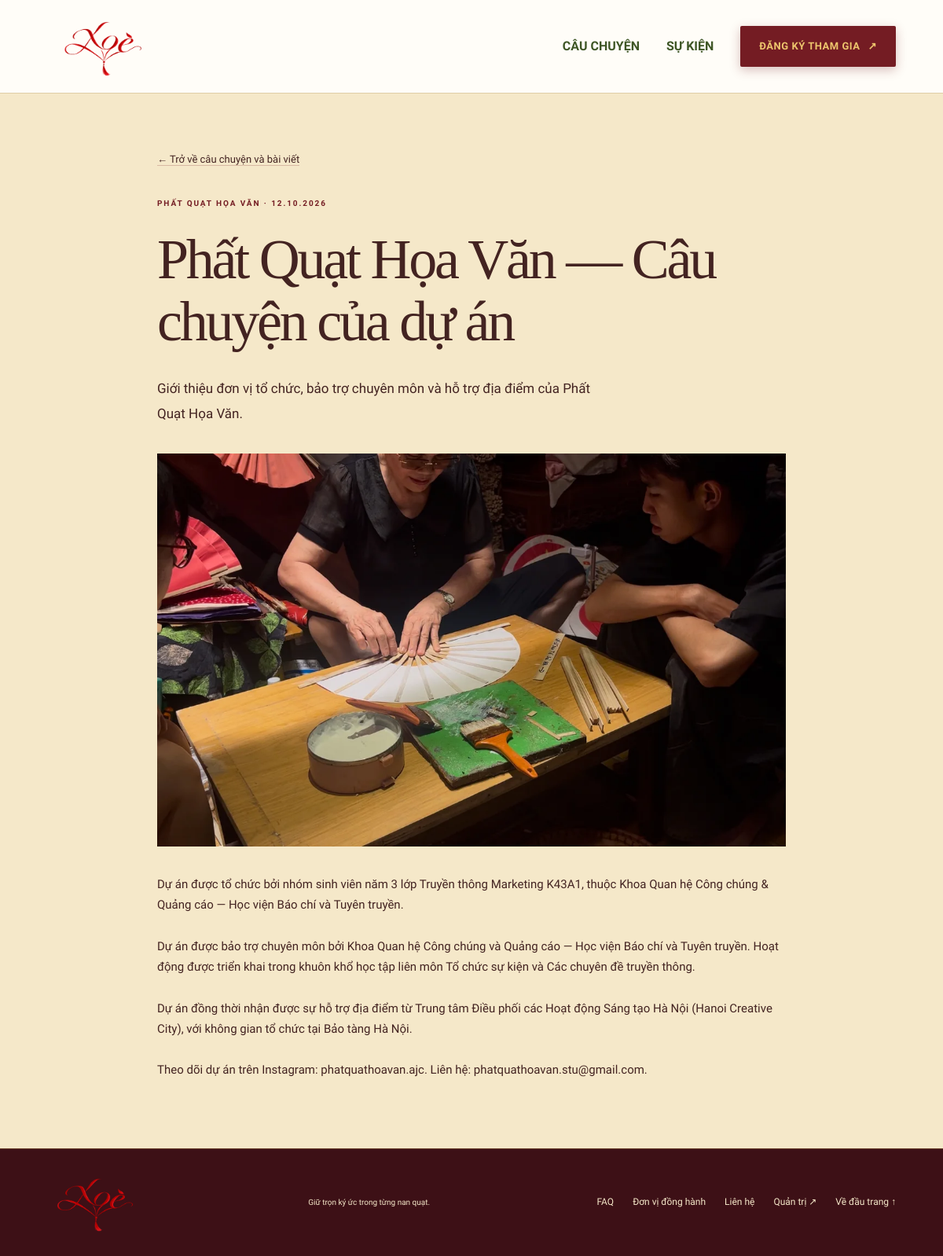
/post.php?id=2, run on the app's committed database.
### tables this page shows
CREATE TABLE IF NOT EXISTS posts (
 id INT UNSIGNED AUTO_INCREMENT PRIMARY KEY,
 title VARCHAR(180) NOT NULL, excerpt VARCHAR(500) NOT NULL,
 show_on_home TINYINT(1) NOT NULL DEFAULT 0,
 body_format VARCHAR(10) NOT NULL DEFAULT 'plain',
 body MEDIUMTEXT NOT NULL, image VARCHAR(255) NOT NULL DEFAULT 'assets/village.jpg',
 published TINYINT(1) NOT NULL DEFAULT 0,
 created_at TIMESTAMP DEFAULT CURRENT_TIMESTAMP,
 updated_at TIMESTAMP DEFAULT CURRENT_TIMESTAMP ON UPDATE CURRENT_TIMESTAMP
);

### public/post.php (the view, shortened to what this page needs)
<?php
require __DIR__ . '/../app/bootstrap.php';
$id = filter_input(INPUT_GET, 'id', FILTER_VALIDATE_INT); $post = false;
try { if ($id && $id > 0) { $q = db()->prepare('SELECT * FROM posts WHERE id=? AND published=1'); $q->execute([$id]); $post = $q->fetch(); } }
catch (PDOException $ex) { http_response_code(503); exit('Chưa thể tải bài viết. Vui lòng thử lại sau.'); }
?>
<!doctype html><html lang="vi"><head><meta charset="utf-8"><meta name="viewport" content="width=device-width, initial-scale=1"><?php if ($post) { seo($post['title'].' — Phất Quạt Họa Văn',$post['excerpt'],'post.php?id='.(int)$post['id'],$post['image'],'article'); json_ld(['@context'=>'https://schema.org','@type'=>'BlogPosting','headline'=>$post['title'],'description'=>$post['excerpt'],'image'=>site_url($post['image']),'datePublished'=>(new DateTimeImmutable($post['created_at']))->format('c'),'dateModified'=>(new DateTimeImmutable($post['updated_at']))->format('c'),'mainEntityOfPage'=>site_url('post.php?id='.(int)$post['id']),'author'=>['@type'=>'Organization','name'=>'Phất Quạt Họa Văn']]); } else { echo '<title>Không tìm thấy bài viết</title><meta name="robots" content="noindex">'; } ?><link rel="stylesheet" href="<?= asset_url('assets/style.css') ?>"><script src="<?= asset_url('assets/app.js') ?>" defer></script></head><body><?php site_header(); ?><main class="article-page" id="noi-dung"><a class="back" href="<?= e(site_path('posts.php')) ?>">← Trở về câu chuyện và bài viết</a><?php if ($post): ?><p class="eyebrow" style="margin-top:35px">PHẤT QUẠT HỌA VĂN · <?= e(date('d.m.Y', strtotime($post['created_at']))) ?></p><h1><?= e($post['title']) ?></h1><p class="lead"><?= e($post['excerpt']) ?></p><?= image_tag($post['image'],$post['title'],'fetchpriority="high"','100vw') ?><div class="article-body rich-article"><?= post_body($post) ?></div><?php else: ?><h1>Không tìm thấy bài viết.</h1><p>Bài viết chưa được xuất bản hoặc đã được gỡ.</p><?php endif; ?></main><?php site_footer(); ?></body></html>

### app/bootstrap.php (shortened to what this page needs)
<?php
function e(?string $value): string { return htmlspecialchars($value ?? '', ENT_QUOTES | ENT_SUBSTITUTE, 'UTF-8'); }
function config(): array {
    static $config;
    if ($config === null) {
        $config = require __DIR__.'/config.example.php';
    }
    return $config;
}
function db(): PDO {
    static $pdo;
    if (!$pdo) {
        $c = config();
        $pdo = new PDO("mysql:host={$c['db_host']};port={$c['db_port']};dbname={$c['db_name']};charset=utf8mb4", $c['db_user'], $c['db_password'], [PDO::ATTR_ERRMODE => PDO::ERRMODE_EXCEPTION, PDO::ATTR_DEFAULT_FETCH_MODE => PDO::FETCH_ASSOC, PDO::ATTR_EMULATE_PREPARES => false]);
        $pdo->exec("SET time_zone = '+07:00'");
    }
    return $pdo;
}
function image_path(string $path): bool {
    return (bool) preg_match('~^assets/[a-zA-Z0-9._/-]+\.(?:png|jpg|jpeg|webp)$~i', $path) && !str_contains($path, '..');
}
function image_tag(string $path, string $alt, string $attributes='loading="lazy"', string $sizes='(max-width: 700px) 100vw, 50vw'): string {
    $file=__DIR__.'/../public/'.$path;
    $dim=is_file($file)?@getimagesize($file):false;
    $stem=preg_replace('/\.[^.]+$/','',$path); $sources=[];
    foreach ([480,960,1600] as $width) {
        if (is_file(__DIR__.'/../public/'.$stem.'-'.$width.'.webp')) $sources[]=$stem.'-'.$width.'.webp '.$width.'w';
    }
    $src=is_file(__DIR__.'/../public/'.$stem.'.webp') ? $stem.'.webp' : $path;
    if ($sources && $dim && !in_array($dim[0],[480,960,1600],true)) $sources[]=$src.' '.$dim[0].'w';
    return '<img src="'.e($src).'" alt="'.e($alt).'" '.($dim?'width="'.$dim[0].'" height="'.$dim[1].'" ':'').'decoding="async" '.$attributes.($sources?' srcset="'.e(implode(', ',$sources)).'" sizes="'.e($sizes).'"':'').'>';
}
require_once __DIR__.'/content.php';
require_once __DIR__.'/views.php';

### app/content.php (shortened to what this page needs)
<?php
function post_body(array $post): string {
    return '<p>'.nl2br(e($post['body'])).'</p>';
}

### public/assets/style.css (style rules this page uses)
:root { --paper:#f5e8c9;--red:#741c23;--deep:#3d1016;--gold:#edc66d;--rust:#9b272b;--ink:#432321;--line:rgba(116,28,35,.23) }
* { box-sizing:border-box }
html { scroll-behavior:smooth;scroll-padding-top:100px }
body { margin:0;background:var(--paper);color:var(--ink);font:15px/1.75 'Be Vietnam Pro',Arial,sans-serif }
a { color:inherit;text-decoration:none }
button,a,input,textarea,select,summary { -webkit-tap-highlight-color:transparent }
img { max-width:100%;display:block }
h1,h2,h3,p,figure { margin:0 }
h1,h2 { font-family:'Playfair Display',Georgia,serif;font-weight:500;line-height:1.1;letter-spacing:-.045em }
h1 { font-size:clamp(70px,8.8vw,138px) }
.eyebrow { font-size:10px;font-weight:700;letter-spacing:.19em;line-height:1.7;margin-bottom:24px;color:var(--red) }
.lead { font-size:17px;line-height:1.9;margin-top:28px;margin-bottom:26px;max-width:560px }
.article-page { max-width:850px;margin:auto;padding:70px 25px }
.article-page h1 { font-size:clamp(40px,6vw,72px);margin:20px 0 }
.article-page>img { width:100%;max-height:500px;object-fit:cover;margin:35px 0 }
.article-body { white-space:pre-wrap;overflow-wrap:anywhere }
.article-page .back { font-size:13px;border-bottom:1px solid var(--line) }
html { scroll-padding-top:124px }
.editor-content p,.rich-article p { margin:0 0 16px }
.rich-article { white-space:normal }

### data on the page
posts: created_at "12.10.2026", title "Phất Quạt Họa Văn — Câu chuyện của dự án", excerpt "Giới thiệu đơn vị tổ chức, bảo trợ chuyên môn và hỗ trợ địa điểm của Phất Quạt Họa Văn.", image (picture), body "Dự án được tổ chức bởi nhóm sinh viên năm 3 lớp Truyền thông Marketing K43A1, thuộc Khoa Quan hệ Công chúng & Quảng cáo — Học viện Báo chí và Tuyên truyền. Dự án được bảo trợ chuyên môn bởi Khoa Quan hệ Công chúng và Quảng cáo — Học viện Báo chí và Tuyên truyền. Hoạt động được triển khai trong khuôn khổ học tập liên môn Tổ chức sự kiện và Các chuyên đề truyền thông. Dự án đồng thời nhận được sự hỗ trợ địa điểm từ Trung tâm Điều phối các Hoạt động Sáng tạo Hà Nội (Hanoi Creative City), với không gian tổ chức tại Bảo tàng Hà Nội. Theo dõi dự án trên Instagram: phatquathoavan.ajc. Liên hệ: phatquathoavan.stu@gmail.com."
